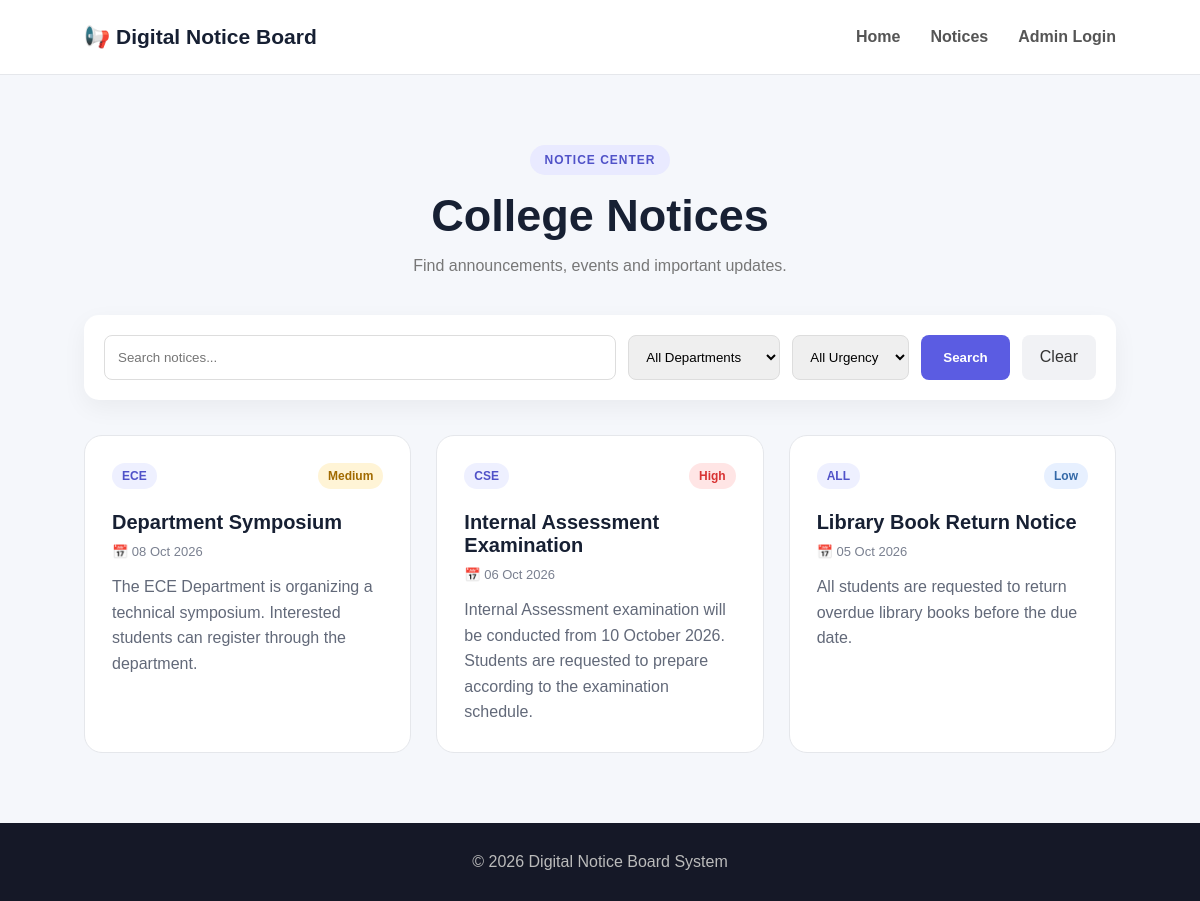
The page /notices.php on the database its author committed.
### tables this page shows
CREATE TABLE IF NOT EXISTS notices (
    id INT AUTO_INCREMENT PRIMARY KEY,
    title VARCHAR(200) NOT NULL,
    department VARCHAR(50) NOT NULL,
    notice_date DATE NOT NULL,
    urgency VARCHAR(20) NOT NULL,
    details TEXT NOT NULL,
    created_at TIMESTAMP DEFAULT CURRENT_TIMESTAMP
);

### notices.php (the view, shortened to what this page needs)
<?php
include "db.php";
$search = isset($_GET['search']) ? $_GET['search'] : "";
$sql = "SELECT * FROM notices WHERE 1=1";
$sql .= " ORDER BY notice_date DESC";
$result = $conn->query($sql);
?>
<!DOCTYPE html>
<html lang="en">
<head>
<link rel="stylesheet" href="css/style.css">
</head>
<body>
<header class="navbar">
    <div class="logo">📢 Digital Notice Board</div>
    <nav><a href="index.php">Home</a><a href="notices.php">Notices</a><a href="login.php">Admin Login</a></nav>
</header>
<section class="notice-page">
    <div class="page-heading">
        <span class="badge">NOTICE CENTER</span>
        <h1>College Notices</h1>
        <p>Find announcements, events and important updates.</p>
    </div>
    <form method="GET" class="filter-box">
        <input type="text" name="search" placeholder="Search notices..." value="<?php echo htmlspecialchars($search); ?>">
        <select name="department">
            <option value="">All Departments</option>
        </select>
        <select name="urgency">
            <option value="">All Urgency</option>
        </select>
        <button type="submit">Search</button>
        <a href="notices.php" class="clear-btn">Clear</a>
    </form>
    <div class="notice-grid">
    <?php if ($result && $result->num_rows > 0): ?>
        <?php while ($row = $result->fetch_assoc()): ?>
        <div class="notice-card">
            <div class="notice-top">
                <span class="department"><?php echo htmlspecialchars($row['department']); ?></span>
                <span class="urgency <?php echo strtolower($row['urgency']); ?>"><?php echo htmlspecialchars($row['urgency']); ?></span>
            </div>
            <h2><?php echo htmlspecialchars($row['title']); ?></h2>
            <div class="notice-date">📅 <?php echo date("d M Y", strtotime($row['notice_date'])); ?></div>
            <p><?php echo nl2br(htmlspecialchars($row['details'])); ?></p>
        </div>
        <?php endwhile; ?>
    <?php else: ?>
        <div class="no-results"><h2>📭 No Notices Found</h2><p>Try changing your search or filters.</p></div>
    <?php endif; ?>
    </div>
</section>
<footer><p>© 2026 Digital Notice Board System</p></footer>
</body>
</html>

### style.css (style rules this page uses)
* { margin:0;padding:0;box-sizing:border-box }
body { font-family:Arial,Helvetica,sans-serif;background:#f5f7fb;color:#172033 }
.navbar { height:75px;background:white;display:flex;justify-content:space-between;align-items:center;padding:0 7%;border-bottom:1px solid #e5e7eb }
.logo { font-size:21px;font-weight:800 }
nav { display:flex;gap:30px }
nav a { color:#555;text-decoration:none;font-weight:600 }
.badge { display:inline-block;padding:8px 14px;background:#e9eaff;color:#5052c8;border-radius:30px;font-size:12px;font-weight:800;letter-spacing:1px }
.notice-page { padding:70px 7% }
.page-heading { text-align:center;margin-bottom:40px }
.page-heading h1 { font-size:45px;margin:15px 0 }
.page-heading p { color:#777 }
.filter-box { background:white;padding:20px;border-radius:15px;display:flex;gap:12px;margin-bottom:35px;box-shadow:0 8px 25px rgba(0,0,0,.05) }
.filter-box input,.filter-box select { padding:13px;border:1px solid #ddd;border-radius:8px;outline:none }
.filter-box input { flex:1 }
.filter-box button { padding:13px 22px;border:none;background:#5b5ce2;color:white;border-radius:8px;cursor:pointer;font-weight:bold }
.clear-btn { padding:13px 18px;background:#f1f2f5;color:#333;text-decoration:none;border-radius:8px }
.notice-grid { display:grid;grid-template-columns:repeat(3,1fr);gap:25px }
.notice-card { background:white;padding:27px;border-radius:18px;border:1px solid #e5e7eb;transition:.2s }
.notice-top { display:flex;justify-content:space-between;align-items:center }
.department { background:#eef0ff;color:#5052c8;padding:6px 10px;border-radius:20px;font-size:12px;font-weight:bold }
.urgency { display:inline-block;padding:6px 10px;border-radius:20px;font-size:12px;font-weight:bold }
.high { background:#ffe5e5;color:#d83232 }
.medium { background:#fff4d6;color:#a16a00 }
.low { background:#e7f0ff;color:#3469a8 }
.notice-card h2 { margin:22px 0 10px;font-size:20px }
.notice-date { color:#7a8090;font-size:13px;margin-bottom:15px }
.notice-card p { color:#626979;line-height:1.6 }
footer { padding:30px;text-align:center;background:#151827;color:#bbb }

### rows shown on the page
notices: department "ECE", urgency "Medium", title "Department Symposium", notice_date "08 Oct 2026", details "The ECE Department is organizing a technical symposium. Interested students can register through the department."
notices: department "CSE", urgency "High", title "Internal Assessment Examination", notice_date "06 Oct 2026", details "Internal Assessment examination will be conducted from 10 October 2026. Students are requested to prepare according to the examination schedule."
notices: department "ALL", urgency "Low", title "Library Book Return Notice", notice_date "05 Oct 2026", details "All students are requested to return overdue library books before the due date."
